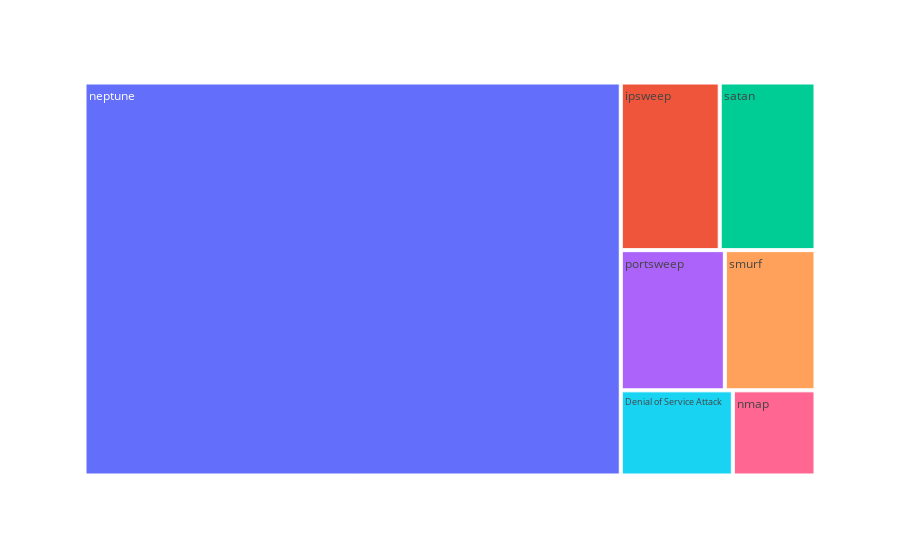

This figure's notebook cell:
### Code cell
# Filter data frame to exclude 'normal'
filtered_df = df_imp_cat[df_imp_cat['type_of_attack'] != 'normal']

# Count the occurrences of each type of attack
count = filtered_df['type_of_attack'].value_counts().reset_index()
count.columns = ['type_of_attack', 'count']

# Create the TreeMap
fig = px.treemap(data_frame=count, path=['type_of_attack'], values='count')

# Show the plot
fig.show()

### Figure 1 — Plotly figure (JSON) as saved in the notebook; plotly's stock layout.template omitted (floating-point values rounded to 4 significant figures)
{"data": [{"branchvalues": "total", "domain": {"x": [0, 1], "y": [0, 1]}, "hovertemplate": "labels=%{label}<br>count=%{value}<br>parent=%{parent}<br>id=%{id}<extra></extra>", "ids": ["Denial of Service Attack", "ipsweep", "neptune", "nmap", "portsweep", "satan", "smurf"], "labels": ["Denial of Service Attack", "ipsweep", "neptune", "nmap", "portsweep", "satan", "smurf"], "name": "", "parents": ["", "", "", "", "", "", ""], "type": "treemap", "values": [1643, 2855, 36279, 1212, 2511, 2764, 2188]}], "layout": {"legend": {"tracegroupgap": 0}, "margin": {"t": 60}}}
